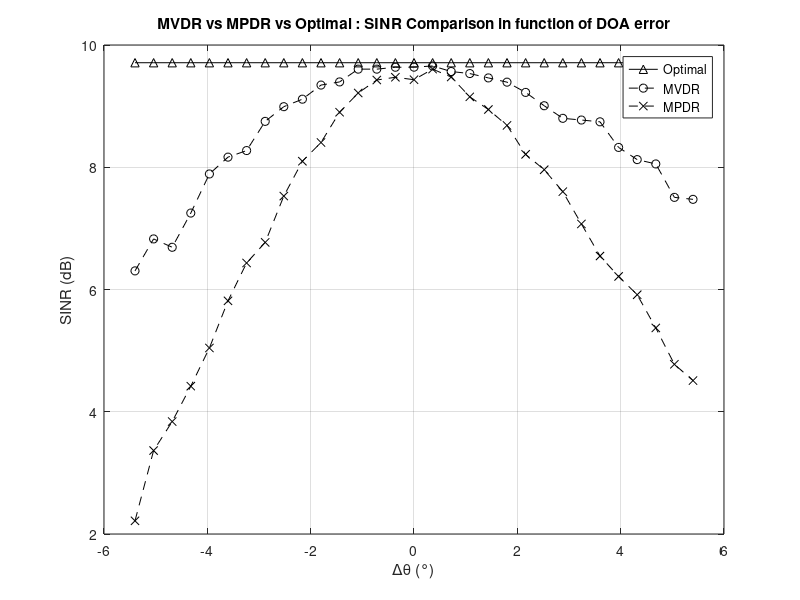
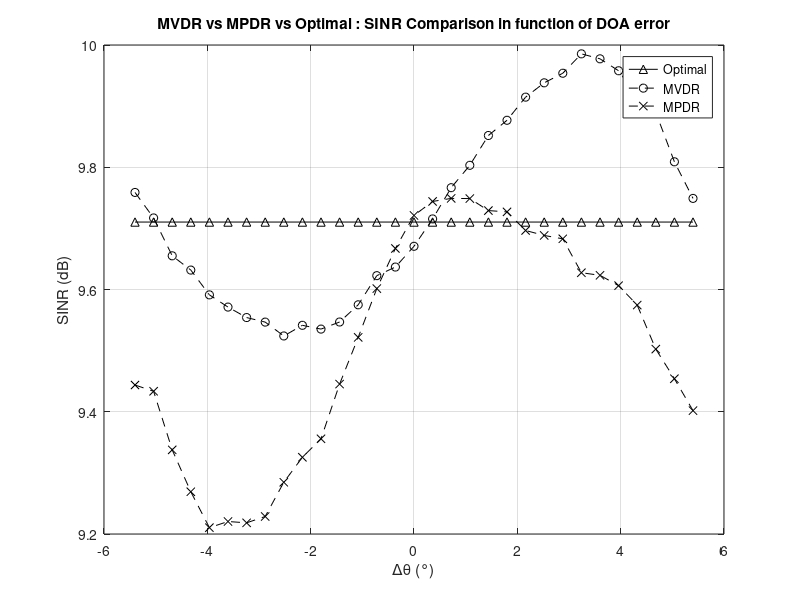

The MATLAB script that drew these images, in order:
%Array processing course basic code
clear
clc
close all
format shortG
%+++++ BEAMFORMING ++++++++++++++++++++++++++++++++++++++++++++++++++++++++
%----- Scenario -----
%Number of elements in the array
N = 10;
%Inter-element spacing (in wavelength)
d = 0.5;
pos = d * (0:N-1)'; %positions of the antennas
%Mainlobe width
theta_3dB = 0.9/(N*d);
%White noise
sigma2 = 1;	%white noise power
%Interference
thetaj = [-20;15]/180*pi;	%angles of arrival	
INR = [20;20];			%interference to noise ratio (dB)
Pj = sigma2 * 10.^(INR/10);		%interference power
J = length(thetaj);
%Interference + noise covariance matrix
Aj = exp(1i*2*pi*pos*sin(thetaj'));	%interference steering matrix N|J
C = Aj*diag(Pj)*Aj' + sigma2*eye(N);	%interference + noise covariance matrix
%Signal of interest
thetas = 0/180*pi;	%angle of arrival
SNR = 0;            %signal to noise ratio (dB)
Ps = sigma2 * 10^(SNR/10);			%signal power
as = exp(1i*2*pi*pos*sin(thetas));	%steering vector
%Total covariance matrix (signal + interference + noise)
R = Ps*(as*as') + C;

i = 1;
shift_theta = linspace(-30,30,31);
[opt_arr,cbf_arr,mvdr_arr,mpdr_arr] = deal(zeros(size(shift_theta)));
[opt_arr1,cbf_arr1,mvdr_arr1,mpdr_arr1] = deal(zeros(size(shift_theta)));

while i <= length(shift_theta)

%----- Natural beampattern -----
% %Weight vector (all weights equal to 1/N)
w = ones(N,1); 
w = w/(ones(1,N)*w);  
%Diagram
tab_theta = (-90:0.5:90)/180*pi;        %Angles where to evaluate beampattern
A = exp(1i*2*pi*pos*sin(tab_theta));    %Steering matrix: each column is a(theta)
G = 20*log10(abs(w'*A));        %beampattern (power in dB)


%----- CONVENTIONAL AND OPTIMAL BEAMFORMERS -----
%Looked direction
theta0 = (shift_theta(i)*theta_3dB)/180*pi;
a0 = exp(1i*2*pi*pos*sin(theta0));
%Conventional beamformer
w_CBF = a0; 
w_CBF = w_CBF/(a0'*w_CBF);
G_CBF = 20*log10(abs(w_CBF'*A));        %beampattern (power in dB)
SINR_CBF = Ps*(abs(w_CBF'*as)^2)/(abs(w_CBF'*C*w_CBF)); %SINR
cbf_arr(i) = SINR_CBF;
A_WN_CBF = 1/(norm(w_CBF)^2);   %White noise array gain
%Optimal beamformer
w_opt = (C\as); 
w_opt = w_opt/(as'*w_opt);
G_opt = 20*log10(abs(w_opt'*A));
SINR_opt = Ps*(abs(w_opt'*as)^2)/(abs(w_opt'*C*w_opt));
opt_arr(i) = SINR_opt;

A_WN_opt = 1/(norm(w_opt)^2);

%----- ADAPTIVE BEAMFORMING WITH ESTIMATED COVARIANCE MATRICES -----
%Number of snapshots
K = 1000;
%Signal
S = sqrt(Ps/2) * as * (randn(1,K)+1i*randn(1,K));
%Interference + noise
IN = Aj * diag(sqrt(Pj/2)) * (randn(J,K)+1i*randn(J,K));
NOISE = sqrt(sigma2/2)*(randn(N,K)+1i*randn(N,K));
%MVDR-SMI
Y_MVDR = IN + NOISE;
C_hat = (Y_MVDR*Y_MVDR')/K;
w_MVDR_SMI = (C_hat\a0);
w_MVDR_SMI = w_MVDR_SMI / (a0'*w_MVDR_SMI);
G_MVDR_SMI = 20*log10(abs(w_MVDR_SMI'*A));
SINR_MVDR_SMI = Ps*(abs(w_MVDR_SMI'*as)^2)/(abs(w_MVDR_SMI'*C*w_MVDR_SMI));
mvdr_arr(i) = SINR_MVDR_SMI;
A_WN_MVDR_SMI = 1 / (norm(w_MVDR_SMI)^2);
%MPDR-SMI
Y_MPDR = S + IN + NOISE;
R_hat = (Y_MPDR*Y_MPDR')/K;
mu = N;
w_MPDR_SMI = ((R_hat+mu*eye(length(R_hat)))\a0);
w_MPDR_SMI = w_MPDR_SMI / (a0'*w_MPDR_SMI);
G_MPDR_SMI = 20*log10(abs(w_MPDR_SMI'*A));
SINR_MPDR_SMI = Ps*(abs(w_MPDR_SMI'*as)^2)/(abs(w_MPDR_SMI'*C*w_MPDR_SMI));
mpdr_arr(i) = SINR_MPDR_SMI;
A_WN_MPDR_SMI = 1 / (norm(w_MPDR_SMI)^2);
A_WN_CBF = 1 / (norm(w_CBF)^2);
A_WN_opt = 1 / (norm(w_opt)^2);
opt_arr1(i) = A_WN_opt;
cbf_arr1(i) = A_WN_CBF;
mvdr_arr1(i) = A_WN_MVDR_SMI;
mpdr_arr1(i) = A_WN_MPDR_SMI;


i = i + 1;
end


figure
plot(shift_theta*theta_3dB,10*log10(opt_arr),'k-^','LineWidth',0.7)
%hold on
%plot(shift_theta,cbf_arr)
hold on
plot(shift_theta*theta_3dB,10*log10(mvdr_arr),'k--o','LineWidth',0.7)
hold on
plot(shift_theta*theta_3dB,10*log10(mpdr_arr),'k--x','LineWidth',0.7)
legend('Optimal','MVDR','MPDR')
xlabel('\Delta\theta (°)')
ylabel('SINR (dB)')
grid on
title('MVDR vs MPDR vs Optimal : SINR Comparison in function of DOA error')

figure
plot(shift_theta*theta_3dB,10*log10(opt_arr1),'k-^','LineWidth',0.7)
%hold on
%plot(shift_theta,cbf_arr)
hold on
plot(shift_theta*theta_3dB,10*log10(mvdr_arr1),'k--o','LineWidth',0.7)
hold on
plot(shift_theta*theta_3dB,10*log10(mpdr_arr1),'k--x','LineWidth',0.7)
legend('Optimal','MVDR','MPDR')
xlabel('\Delta\theta (°)')
ylabel('SINR (dB)')
grid on
title('MVDR vs MPDR vs Optimal : SINR Comparison in function of DOA error')

